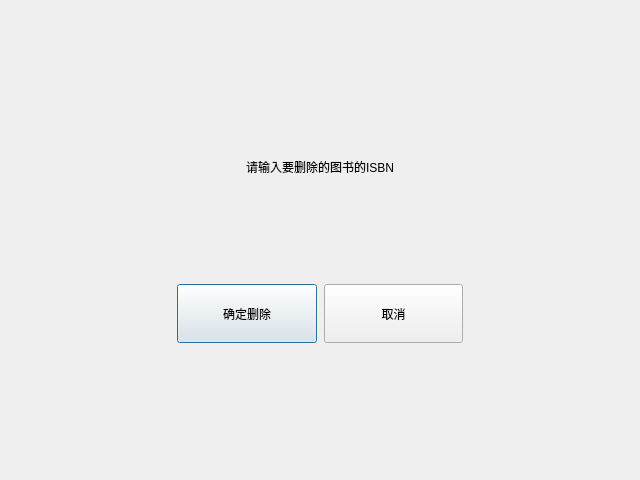
<?xml version="1.0" encoding="UTF-8"?>
<ui version="4.0">
 <class>deleteInfo</class>
 <widget class="QDialog" name="deleteInfo">
  <property name="geometry">
   <rect>
    <x>0</x>
    <y>0</y>
    <width>640</width>
    <height>480</height>
   </rect>
  </property>
  <property name="minimumSize">
   <size>
    <width>640</width>
    <height>480</height>
   </size>
  </property>
  <property name="maximumSize">
   <size>
    <width>640</width>
    <height>480</height>
   </size>
  </property>
  <property name="windowTitle">
   <string>Dialog</string>
  </property>
  <property name="styleSheet">
   <string notr="true">font: 75 12pt &quot;微软雅黑&quot;;</string>
  </property>
  <layout class="QGridLayout" name="gridLayout">
   <item row="0" column="0">
    <widget class="QWidget" name="q" native="true">
     <property name="maximumSize">
      <size>
       <width>300</width>
       <height>220</height>
      </size>
     </property>
     <layout class="QVBoxLayout" name="verticalLayout">
      <property name="spacing">
       <number>0</number>
      </property>
      <property name="leftMargin">
       <number>0</number>
      </property>
      <property name="topMargin">
       <number>0</number>
      </property>
      <property name="rightMargin">
       <number>0</number>
      </property>
      <property name="bottomMargin">
       <number>0</number>
      </property>
      <item>
       <widget class="QLabel" name="label">
        <property name="minimumSize">
         <size>
          <width>300</width>
          <height>40</height>
         </size>
        </property>
        <property name="layoutDirection">
         <enum>Qt::LeftToRight</enum>
        </property>
        <property name="text">
         <string>请输入要删除的图书的ISBN</string>
        </property>
        <property name="alignment">
         <set>Qt::AlignCenter</set>
        </property>
       </widget>
      </item>
      <item>
       <widget class="LabeledEdit" name="input" native="true">
        <property name="minimumSize">
         <size>
          <width>300</width>
          <height>60</height>
         </size>
        </property>
       </widget>
      </item>
      <item>
       <layout class="QHBoxLayout" name="horizontalLayout">
        <property name="spacing">
         <number>7</number>
        </property>
        <property name="leftMargin">
         <number>7</number>
        </property>
        <property name="topMargin">
         <number>7</number>
        </property>
        <property name="rightMargin">
         <number>7</number>
        </property>
        <property name="bottomMargin">
         <number>7</number>
        </property>
        <item>
         <widget class="InteractiveButtonBase" name="deleteButton">
          <property name="sizePolicy">
           <sizepolicy hsizetype="Minimum" vsizetype="Minimum">
            <horstretch>0</horstretch>
            <verstretch>0</verstretch>
           </sizepolicy>
          </property>
          <property name="text">
           <string>确定删除</string>
          </property>
         </widget>
        </item>
        <item>
         <widget class="InteractiveButtonBase" name="cancelButton">
          <property name="sizePolicy">
           <sizepolicy hsizetype="Minimum" vsizetype="Minimum">
            <horstretch>0</horstretch>
            <verstretch>0</verstretch>
           </sizepolicy>
          </property>
          <property name="text">
           <string>取消</string>
          </property>
         </widget>
        </item>
       </layout>
      </item>
     </layout>
    </widget>
   </item>
  </layout>
 </widget>
 <customwidgets>
  <customwidget>
   <class>InteractiveButtonBase</class>
   <extends>QPushButton</extends>
   <header location="global">interactive_buttons/interactivebuttonbase.h</header>
  </customwidget>
  <customwidget>
   <class>LabeledEdit</class>
   <extends>QWidget</extends>
   <header location="global">labeled_edit/labelededit.h</header>
   <container>1</container>
  </customwidget>
 </customwidgets>
 <resources/>
 <connections/>
</ui>
